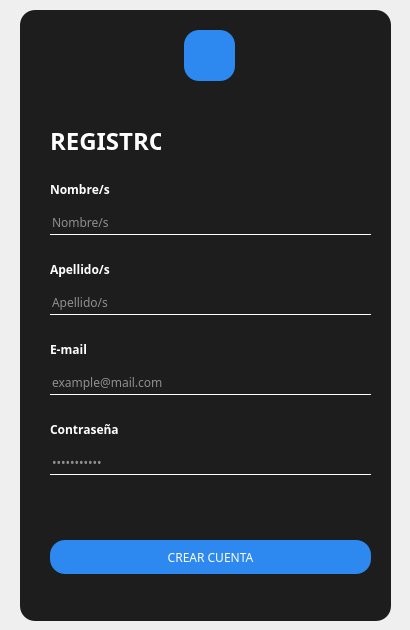
<?xml version="1.0" encoding="UTF-8"?>
<ui version="4.0">
 <class>Register</class>
 <widget class="QMainWindow" name="Register">
  <property name="geometry">
   <rect>
    <x>0</x>
    <y>0</y>
    <width>410</width>
    <height>630</height>
   </rect>
  </property>
  <property name="windowTitle">
   <string>Register</string>
  </property>
  <property name="styleSheet">
   <string notr="true">*{
font-family: century gothic;
}

QWidget{
background-image: url(:/images/images/background_register.png);
}

QFrame#contenedor{
background:#1d1d1d;
border-radius:15px;
}

QToolButton{
background:#2d89ef;
border-radius:15px;
}

QLabel#registro{
color:white;
font-size:24px;
}

QLabel{
font-weight:bold;
color:white;
}

QLineEdit{
background:transparent;
border:none;
border-bottom:1px solid white;
color:white;
}

QPushButton{
background:#2d89ef;
color:white;
border-radius:15px;
}

QPushButton:hover{
background:#2b5797;
color:white;
border-radius:15px;
font-weight: bold;
}
</string>
  </property>
  <widget class="QWidget" name="centralwidget">
   <widget class="QFrame" name="contenedor">
    <property name="geometry">
     <rect>
      <x>20</x>
      <y>10</y>
      <width>371</width>
      <height>611</height>
     </rect>
    </property>
    <property name="frameShape">
     <enum>QFrame::StyledPanel</enum>
    </property>
    <property name="frameShadow">
     <enum>QFrame::Raised</enum>
    </property>
    <widget class="QToolButton" name="toolButton">
     <property name="geometry">
      <rect>
       <x>164</x>
       <y>20</y>
       <width>51</width>
       <height>51</height>
      </rect>
     </property>
     <property name="text">
      <string/>
     </property>
     <property name="icon">
      <iconset resource="source.qrc">
       <normaloff>:/images/images/icon.png</normaloff>:/images/images/icon.png</iconset>
     </property>
     <property name="iconSize">
      <size>
       <width>30</width>
       <height>30</height>
      </size>
     </property>
    </widget>
    <widget class="QLabel" name="registro">
     <property name="geometry">
      <rect>
       <x>30</x>
       <y>120</y>
       <width>111</width>
       <height>21</height>
      </rect>
     </property>
     <property name="text">
      <string>REGISTRO</string>
     </property>
    </widget>
    <widget class="QLabel" name="label">
     <property name="geometry">
      <rect>
       <x>30</x>
       <y>170</y>
       <width>151</width>
       <height>19</height>
      </rect>
     </property>
     <property name="text">
      <string>Nombre/s</string>
     </property>
    </widget>
    <widget class="QLineEdit" name="lineEdit">
     <property name="geometry">
      <rect>
       <x>30</x>
       <y>200</y>
       <width>321</width>
       <height>25</height>
      </rect>
     </property>
     <property name="maxLength">
      <number>16</number>
     </property>
     <property name="placeholderText">
      <string>Nombre/s</string>
     </property>
    </widget>
    <widget class="QLabel" name="label_2">
     <property name="geometry">
      <rect>
       <x>30</x>
       <y>250</y>
       <width>151</width>
       <height>19</height>
      </rect>
     </property>
     <property name="text">
      <string>Apellido/s</string>
     </property>
    </widget>
    <widget class="QLineEdit" name="lineEdit_2">
     <property name="geometry">
      <rect>
       <x>30</x>
       <y>280</y>
       <width>321</width>
       <height>25</height>
      </rect>
     </property>
     <property name="maxLength">
      <number>16</number>
     </property>
     <property name="placeholderText">
      <string>Apellido/s</string>
     </property>
    </widget>
    <widget class="QLabel" name="label_3">
     <property name="geometry">
      <rect>
       <x>30</x>
       <y>330</y>
       <width>151</width>
       <height>19</height>
      </rect>
     </property>
     <property name="text">
      <string>E-mail</string>
     </property>
    </widget>
    <widget class="QLineEdit" name="lineEdit_3">
     <property name="geometry">
      <rect>
       <x>30</x>
       <y>360</y>
       <width>321</width>
       <height>25</height>
      </rect>
     </property>
     <property name="maxLength">
      <number>25</number>
     </property>
     <property name="placeholderText">
      <string>example@mail.com</string>
     </property>
    </widget>
    <widget class="QLabel" name="label_4">
     <property name="geometry">
      <rect>
       <x>30</x>
       <y>410</y>
       <width>151</width>
       <height>19</height>
      </rect>
     </property>
     <property name="text">
      <string>Contraseña</string>
     </property>
    </widget>
    <widget class="QLineEdit" name="lineEdit_4">
     <property name="geometry">
      <rect>
       <x>30</x>
       <y>440</y>
       <width>321</width>
       <height>25</height>
      </rect>
     </property>
     <property name="maxLength">
      <number>12</number>
     </property>
     <property name="echoMode">
      <enum>QLineEdit::Password</enum>
     </property>
     <property name="placeholderText">
      <string>•••••••••••</string>
     </property>
    </widget>
    <widget class="QPushButton" name="pushButton">
     <property name="geometry">
      <rect>
       <x>30</x>
       <y>530</y>
       <width>321</width>
       <height>34</height>
      </rect>
     </property>
     <property name="text">
      <string>CREAR CUENTA</string>
     </property>
    </widget>
   </widget>
  </widget>
 </widget>
 <resources>
  <include location="source.qrc"/>
 </resources>
 <connections/>
</ui>
